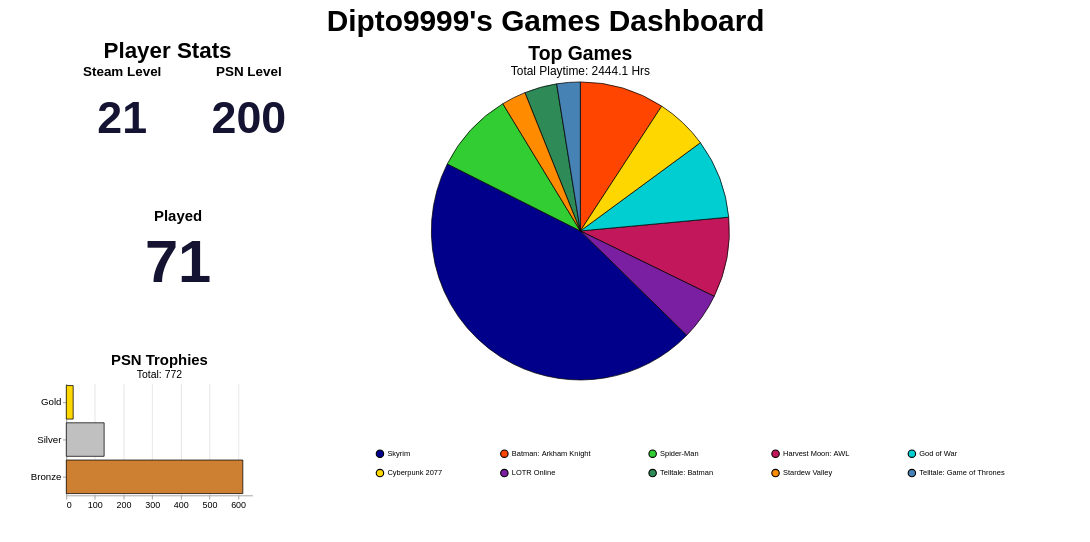

Specify this chart in Vega-Lite:
### Vega-Lite specification from a JSON file in a GitHub repository (floating-point values rounded to 4 significant figures)
{"background": null, "config": {"view": {"continuousWidth": 300, "continuousHeight": 300, "strokeOpacity": 0, "strokeWidth": 1.5}, "axis": {"labelFontSize": 12, "titleFontSize": 16}, "legend": {"labelFontSize": 10, "titleFontSize": 16}}, "hconcat": [{"vconcat": [{"hconcat": [{"data": {"name": "data-5d6aeba095252c326bbbfd5f7abdc85a"}, "mark": {"type": "text", "align": "center", "baseline": "middle", "color": "#141331", "fontSize": 60, "fontWeight": "bold"}, "encoding": {"text": {"field": "Value", "type": "quantitative"}, "x": {"axis": null, "field": "Metric", "type": "nominal"}, "y": {"value": 50}}, "height": 150, "title": {"text": "Steam Level", "anchor": "middle", "fontSize": 18}, "width": 150}, {"data": {"name": "data-209579f83bb465219158f903efdbaf51"}, "mark": {"type": "text", "align": "center", "baseline": "middle", "color": "#141331", "fontSize": 60, "fontWeight": "bold"}, "encoding": {"text": {"field": "Value", "type": "quantitative"}, "x": {"axis": null, "field": "Metric", "type": "nominal"}, "y": {"value": 50}}, "height": 150, "title": {"text": "PSN Level", "anchor": "middle", "fontSize": 18}, "width": 150}]}, {"data": {"name": "data-0806719922ab0a69d8ed35284b9451c4"}, "mark": {"type": "text", "align": "center", "baseline": "middle", "color": "#141331", "fontSize": 80, "fontWeight": "bold"}, "encoding": {"text": {"field": "Value", "type": "quantitative"}, "x": {"axis": null, "field": "Metric", "type": "nominal"}, "y": {"value": 50}}, "height": 150, "title": {"text": "Played", "anchor": "middle", "fontSize": 20}, "width": 300}, {"data": {"name": "data-b5e5e3621ebe956b3f4f9d97cbbacadf"}, "mark": {"type": "bar", "stroke": "black", "strokeWidth": 1}, "encoding": {"color": {"field": "type", "legend": null, "scale": {"domain": ["Platinum", "Gold", "Silver", "Bronze"], "range": ["#B9F2FF", "#FFD700", "#C0C0C0", "#CD7F32"]}, "type": "nominal"}, "tooltip": [{"field": "type", "title": "Trophy", "type": "nominal"}, {"field": "count", "title": "Count", "type": "quantitative"}], "x": {"axis": {"tickMinStep": 1, "title": ""}, "field": "count", "type": "quantitative"}, "y": {"axis": {"labelFontSize": 13, "title": ""}, "field": "type", "sort": ["Platinum", "Gold", "Silver", "Bronze"], "type": "nominal"}}, "height": 150, "title": {"text": "PSN Trophies", "anchor": "middle", "fontSize": 20, "subtitle": "Total: 772", "subtitleFontSize": 14}, "width": 250}], "title": {"text": "Player Stats", "anchor": "middle", "fontSize": 30}}, {"data": {"name": "data-e02f2c1edd48e33dbb5a48263f5a1ebf"}, "mark": {"type": "arc", "stroke": "black", "strokeWidth": 1}, "encoding": {"color": {"field": "name", "legend": {"columnPadding": 75, "columns": 5, "direction": "horizontal", "labelFontSize": 10, "orient": "bottom", "padding": 75, "rowPadding": 10, "title": "", "titleAlign": "center", "titleFontSize": 16}, "scale": {"range": ["#00008B", "#FF4500", "#32CD32", "#C2185B", "#00CED1", "#FFD700", "#7B1FA2", "#2E8B57", "#FF8C00", "#4682B4", "#808080", "#8B0000", "#20B2AA", "#E91E63", "#006400"]}, "sort": null, "type": "nominal"}, "theta": {"field": "playtime_percentage", "type": "quantitative"}, "tooltip": [{"field": "name", "title": "Game", "type": "nominal"}, {"field": "playtime_forever", "format": ".1f", "title": "Time (Hrs)", "type": "quantitative"}, {"field": "playtime_percentage", "format": ".2f", "title": "Playtime (%)", "type": "quantitative"}]}, "height": 400, "title": {"text": "Top Games", "anchor": "middle", "fontSize": 26, "subtitle": "Total Playtime: 2444.1 Hrs", "subtitleFontSize": 16}, "width": 700}], "padding": {"left": 40, "right": 40, "top": 10, "bottom": 10}, "resolve": {"scale": {"color": "independent"}}, "title": {"text": "Dipto9999's Games Dashboard", "anchor": "middle", "fontSize": 40}, "$schema": "https://vega.github.io/schema/vega-lite/v6.1.0.json", "datasets": {"data-5d6aeba095252c326bbbfd5f7abdc85a": [{"Metric": "Steam Level", "Value": 21}], "data-209579f83bb465219158f903efdbaf51": [{"Metric": "PSN Level", "Value": 200}], "data-0806719922ab0a69d8ed35284b9451c4": [{"Metric": "Played", "Value": 71}], "data-b5e5e3621ebe956b3f4f9d97cbbacadf": [{"type": "Gold", "count": 24}, {"type": "Silver", "count": 132}, {"type": "Bronze", "count": 616}], "data-e02f2c1edd48e33dbb5a48263f5a1ebf": [{"name": "Skyrim", "playtime_forever": 845.3, "playtime_percentage": 45.08}, {"name": "Batman: Arkham Knight", "playtime_forever": 172.2, "playtime_percentage": 9.19}, {"name": "Spider-Man", "playtime_forever": 166.1, "playtime_percentage": 8.86}, {"name": "Harvest Moon: AWL", "playtime_forever": 163.4, "playtime_percentage": 8.71}, {"name": "God of War", "playtime_forever": 161.5, "playtime_percentage": 8.61}, {"name": "Cyberpunk 2077", "playtime_forever": 107.3, "playtime_percentage": 5.72}, {"name": "LOTR Online", "playtime_forever": 95.7, "playtime_percentage": 5.1}, {"name": "Telltale: Batman", "playtime_forever": 66.22, "playtime_percentage": 3.53}, {"name": "Stardew Valley", "playtime_forever": 49.5, "playtime_percentage": 2.64}, {"name": "Telltale: Game of Thrones", "playtime_forever": 47.68, "playtime_percentage": 2.54}]}}
